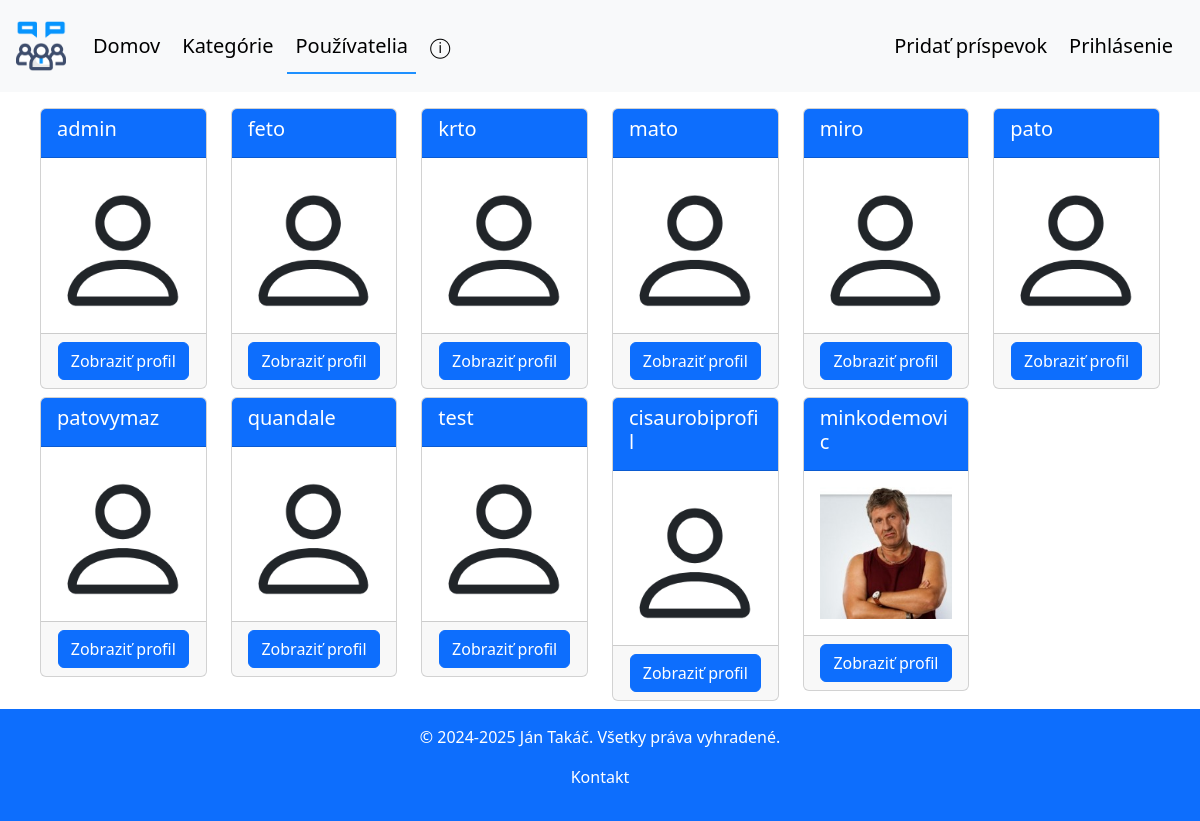
/browse-profiles/, run on the app's committed database.
### forum/models.py (models this page shows, shortened)
class Profile(models.Model):
    user = models.OneToOneField(User, on_delete=models.CASCADE, related_name='profile')
    image = models.ImageField(default='pf_pics/default.png', upload_to='pf_pics', null=False, blank=True)
    country = models.CharField(max_length=50, null=True, blank=True)
    bio = models.TextField(max_length=150, null=True, blank=True)
    def get_absolute_url(self):
        return reverse('forum:browse_profile', args=[str(self.id)])

### forum/views.py (the view)
# urls.py: path('browse-profiles/', views.browse_profiles_view, name='browse_profiles'),
def browse_profiles_view(request):
    profiles = Profile.objects.all()
    return render(request, 'forum/browse_profiles.html', {'profiles': profiles})

### forum/templates/forum/browse_profiles.html (shortened to what this page needs)
{% extends 'forum/base.html' %}
{% block users_active %}active{% endblock %}
{% block content %}
<div class="container-fluid">
    <div class="row mx-3 mt-3">
        {% for profile in profiles %}
            {% include 'forum/partials/browse_profile_card.html' with profile=profile %}
        {% endfor %}
    </div>
</div>
{% endblock %}

### forum/templates/forum/partials/browse_profile_card.html
<div class="col-md-2">
    <div class="card mb-2">
        <div class="card-header bg-primary text-white">
            <h5>{{ profile.user.username }}</h5>
        </div>
        <div class="card-body">
            <img class="browse-profiles-imgs img-fluid" src="{{ profile.image.url }}" alt="profile-image"/>
        </div>
        <div class="card-footer text-center">
            <a class="btn btn-primary btn" href="{{ profile.get_absolute_url }}" type="button">Zobraziť profil</a>
        </div>
    </div>
</div>

### forum/static/forum/style.css (style rules this page uses)
.card { transition: transform 0.4s ease, box-shadow 0.4s ease; }
.browse-profiles-imgs { max-height: 10rem; width: auto; display: block; margin-left: auto; margin-right: auto; object-fit: cover; }

### data on the page
Profile: user.username "admin", image (placeholder picture)
Profile: user.username "feto", image (placeholder picture)
Profile: user.username "krto", image (placeholder picture)
Profile: user.username "mato", image (placeholder picture)
Profile: user.username "miro", image (placeholder picture)
Profile: user.username "pato", image (placeholder picture)
Profile: user.username "patovymaz", image (placeholder picture)
Profile: user.username "quandale", image (placeholder picture)
Profile: user.username "test", image (placeholder picture)
Profile: user.username "cisaurobiprofil", image (placeholder picture)
Profile: user.username "minkodemovic", image (picture)
